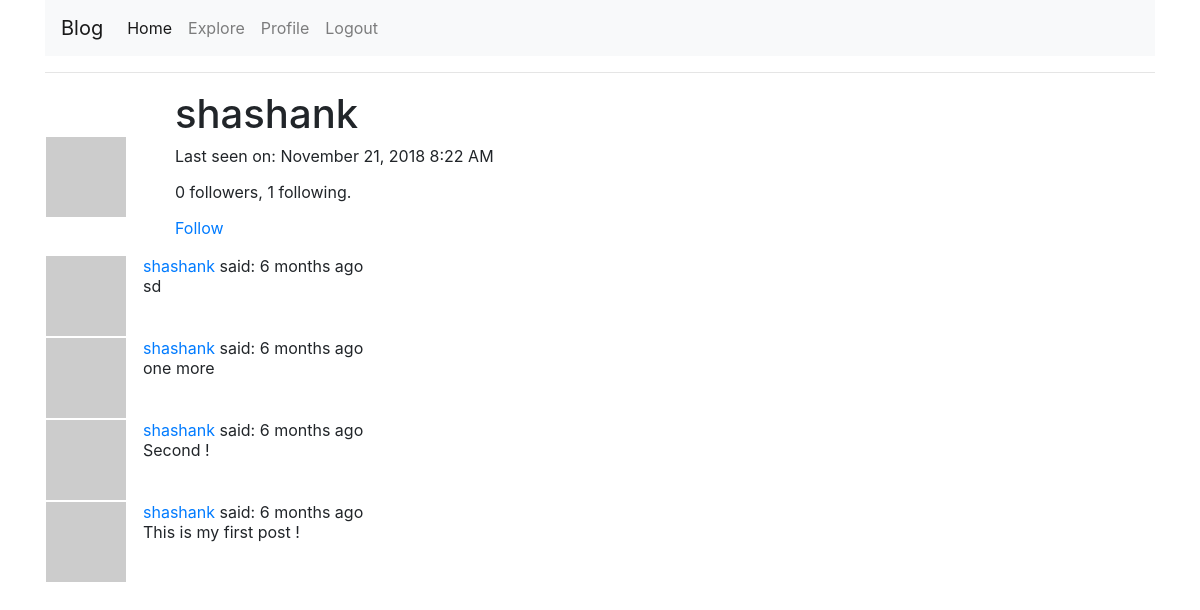
Screenshot of /user/shashank (signed in) with the database file from the repository.
### app/models.py (models this page shows, shortened)
class User(UserMixin,db.Model):
    id =db.Column(db.Integer, primary_key=True)
    username = db.Column(db.String(64), index=True, unique=True)
    email = db.Column(db.String(120), index=True, unique=True)
    password_hash = db.Column(db.String(128))
    posts = db.relationship('Post', backref='author', lazy='dynamic')
    about_me = db.Column(db.String(140))
    last_seen = db.Column(db.DateTime, default=datetime.utcnow)
    followed = db.relationship(
        'User', secondary=followers,
        primaryjoin=(followers.c.follower_id == id),
        secondaryjoin=(followers.c.followed_id == id),
        backref=db.backref('followers', lazy='dynamic'), lazy='dynamic')
    def avatar(self, size):
        digest = md5(self.email.lower().encode('utf-8')).hexdigest()
        return 'https://www.gravatar.com/avatar/{}?d=identicon&s={}'.format(
            digest, size)
    def is_following(self, user):
        return self.followed.filter(
            followers.c.followed_id == user.id).count() > 0

class Post(db.Model):
    id = db.Column(db.Integer, primary_key=True)
    body = db.Column(db.String(140))
    timestamp = db.Column(db.DateTime, index=True, default=datetime.utcnow)
    user_id = db.Column(db.Integer, db.ForeignKey('user.id'))

### app/routes.py (the view)
@app.route('/user/<username>')
@login_required
def user(username):
    user = User.query.filter_by(username=username).first_or_404()
    page = request.args.get('page', 1, type=int)
    posts = user.posts.order_by(Post.timestamp.desc()).paginate(
        page, app.config['POSTS_PER_PAGE'], False)
    next_url = url_for('user', username=user.username, page=posts.next_num) \
        if posts.has_next else None
    prev_url = url_for('user', username=user.username, page=posts.next_num) \
        if posts.has_next else None
    return render_template('user.html', user=user, posts=posts.items,
                           next_url=next_url, prev_url=prev_url)

### app/models.py (called while the page is built)
@login.user_loader
def load_user(id):
    return User.query.get(int(id))

### app/routes.py (called while the page is built)
@app.before_request
def before_request():
    if current_user.is_authenticated:
        current_user.last_seen = datetime.utcnow()
        db.session.commit()

### app/templates/user.html (shortened to what this page needs)
{% extends "base.html" %}
{% block content %}
    <table>
        <tr valign="top">
            <td  class="pr-5 pt-5"><img src="{{ user.avatar(128) }}"></td>
            <td>
                <h1>  {{ user.username }}</h1>
                {% if user.last_seen %}<p>Last seen on: {{ ' '+moment(user.last_seen).format('LLL') }}  </p>{% endif %}
                <p>{{ user.followers.count() }} followers, {{ user.followed.count() }} following.</p>
                {% if user == current_user %}
                <p><a href="{{ url_for('edit_profile') }}">Edit your profile</a></p>
                {% elif not current_user.is_following(user) %}
                <p><a href="{{ url_for('follow', username=user.username) }}">Follow</a></p>
                {% else %}
                <p><a href="{{ url_for('unfollow', username=user.username) }}">Unfollow</a></p>
                {% endif %}
            </td>
        </tr>
    </table>
    {% for post in posts %}
        {% include '_post.html' %}
    {% endfor %}
{% endblock %}

### app/templates/_post.html
<table>
        <tr valign="top">
            <td class="pr-3"><img src="{{ post.author.avatar(36) }}"></td>
            <td>
                <a href="{{ url_for('user', username=post.author.username) }}">
                    {{ post.author.username }}
                </a>
                said: {{ moment(post.timestamp).fromNow() }}
                <br>{{ post.body }}
            </td>
        </tr>
</table>

### rows the page displays
User: username "shashank", last_seen "November 21, 2018 8:22 AM"
Post: author.username "shashank", timestamp "6 months ago", body "sd"
Post: author.username "shashank", timestamp "6 months ago", body "one more"
Post: author.username "shashank", timestamp "6 months ago", body "Second !"
Post: author.username "shashank", timestamp "6 months ago", body "This is my first post !"

### other values shown
{{ user.followers.count() }} "0"
{{ user.followed.count() }} "1"
